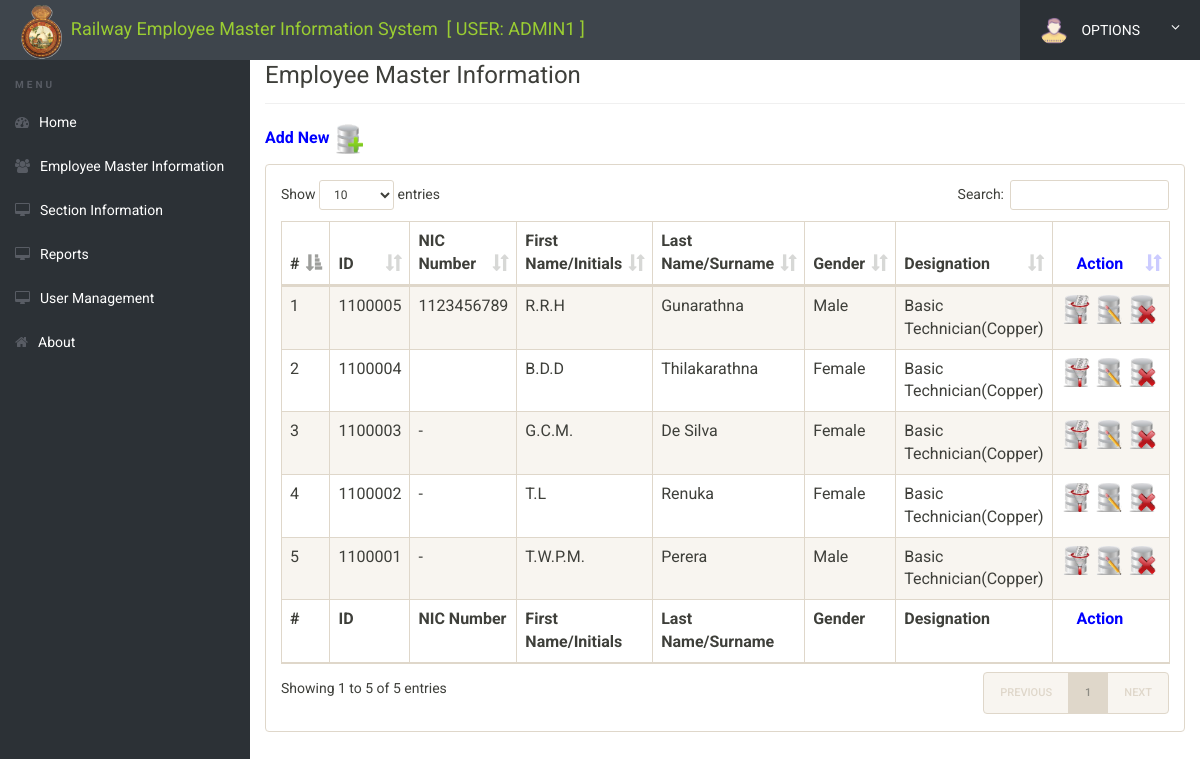
The page /manage-employee.php?id=1100005 (signed in) on the database as committed earlier.
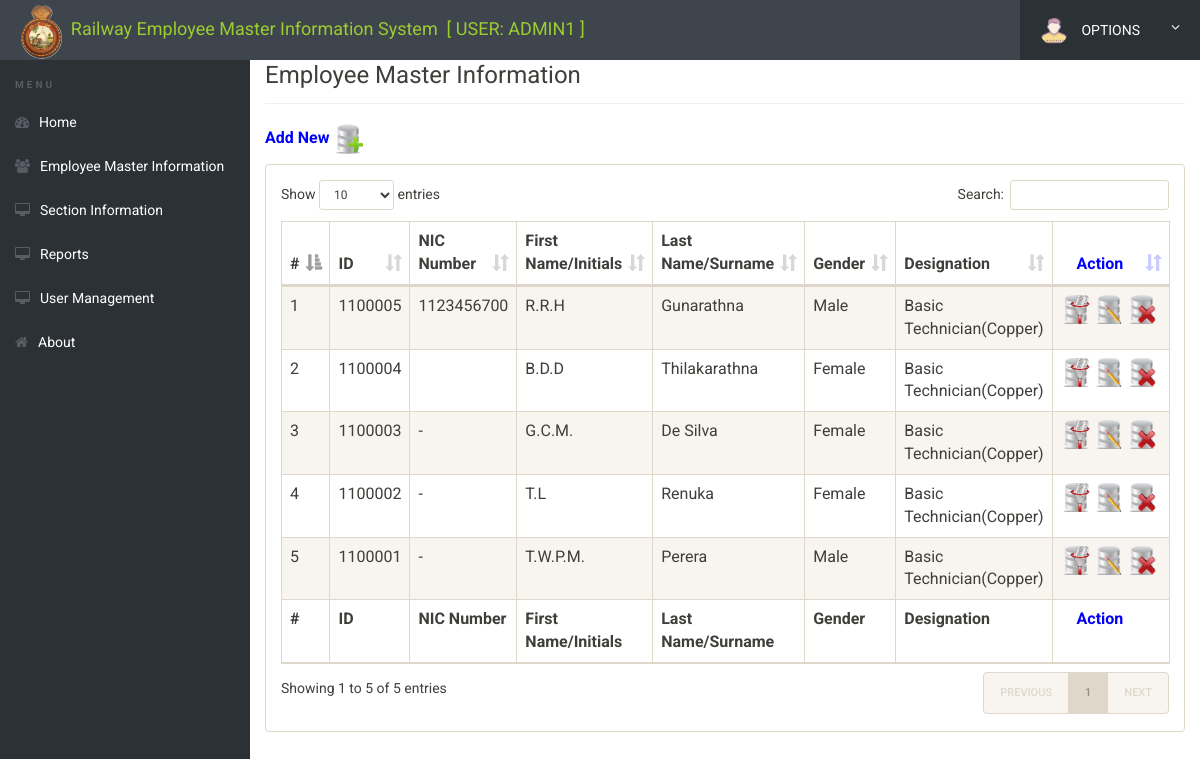
The same page on the database as committed later.
### tables this page shows
CREATE TABLE `employee` (
  `Id` int(11) NOT NULL AUTO_INCREMENT,
  `NICNumber` varchar(100) NOT NULL DEFAULT '0',
  `FirstName` varchar(100) NOT NULL,
  `LastName` varchar(100) NOT NULL,
  `address` varchar(100) DEFAULT NULL,
  `DateOfBirth` date NOT NULL,
  `GenderId` int(11) NOT NULL,
  `SubDepartmentId` int(11) NOT NULL,
  `SectionId` int(11) NOT NULL,
  `DesignationId` int(11) NOT NULL,
  `CabinetOfficeId` int(11) NOT NULL,
  `DesignationTypeId` int(11) NOT NULL,
  `ServiceLevelId` int(11) NOT NULL,
  `ServiceCategoryId` int(11) NOT NULL,
  `ClassGradeId` int(11) NOT NULL,
  `AppointmentDate` date NOT NULL,
  `AppointmentDateToSLR` date NOT NULL,
  `RetirementDate` date NOT NULL,
  `SalaryStructureId` int(11) NOT NULL,
  `EmployeeStatusId` int(11) NOT NULL,
  `ComputerNo` varchar(100) DEFAULT '0',
  `IsDeleted` tinyint(1) NOT NULL DEFAULT '0',
  `CreatedBy` varchar(100) NOT NULL,
  `CreatedTime` timestamp NOT NULL,
  `UpdatedBy` varchar(100) DEFAULT NULL,
  `UpdatedTime` timestamp NULL DEFAULT NULL,
  `DeletedBy` varchar(100) DEFAULT NULL,
  `DeletedTime` timestamp NULL DEFAULT NULL,
  PRIMARY KEY (`Id`),
  KEY `SubDepartmentId` (`SubDepartmentId`),
  KEY `DesignationId` (`DesignationId`),
  KEY `CabinetOfficeId` (`CabinetOfficeId`),
  KEY `ServiceCategoryId` (`ServiceCategoryId`),
  KEY `ServiceLevelId` (`ServiceLevelId`),
  KEY `ClassGradeId` (`ClassGradeId`),
  KEY `SalaryStructureId` (`SalaryStructureId`),
  KEY `EmployeeStatusId` (`EmployeeStatusId`),
  KEY `DesignationTypeId` (`DesignationTypeId`),
  KEY `GenderId` (`GenderId`),
  KEY `SectionId` (`SectionId`),
  CONSTRAINT `employee_ibfk_1` FOREIGN KEY (`SubDepartmentId`) REFERENCES `subdepartment` (`Id`),
  CONSTRAINT `employee_ibfk_10` FOREIGN KEY (`GenderId`) REFERENCES `gender` (`Id`),
  CONSTRAINT `employee_ibfk_11` FOREIGN KEY (`SectionId`) REFERENCES `section` (`Id`),
  CONSTRAINT `employee_ibfk_2` FOREIGN KEY (`DesignationId`) REFERENCES `designation` (`Id`),
  CONSTRAINT `employee_ibfk_3` FOREIGN KEY (`CabinetOfficeId`) REFERENCES `cabinetoffice` (`Id`),
  CONSTRAINT `employee_ibfk_4` FOREIGN KEY (`ServiceCategoryId`) REFERENCES `servicecategory` (`Id`),
  CONSTRAINT `employee_ibfk_5` FOREIGN KEY (`ServiceLevelId`) REFERENCES `servicelevel` (`Id`),
  CONSTRAINT `employee_ibfk_6` FOREIGN KEY (`ClassGradeId`) REFERENCES `classgrade` (`Id`),
  CONSTRAINT `employee_ibfk_7` FOREIGN KEY (`SalaryStructureId`) REFERENCES `salarystructure` (`Id`),
  CONSTRAINT `employee_ibfk_8` FOREIGN KEY (`EmployeeStatusId`) REFERENCES `employeestatus` (`Id`),
  CONSTRAINT `employee_ibfk_9` FOREIGN KEY (`DesignationTypeId`) REFERENCES `designationtype` (`Id`)
);

### manage-employee.php (the view, shortened to what this page needs)
<?php
include('includes/config.php');
?>
<!doctype html>
<html lang="en" class="no-js">
    <head>
        <link rel="stylesheet" href="css/font-awesome.min.css">
        <link rel="stylesheet" href="css/bootstrap.min.css">
        <link rel="stylesheet" href="css/dataTables.bootstrap.min.css">
        <link rel="stylesheet" href="css/bootstrap-social.css">
        <link rel="stylesheet" href="css/bootstrap-select.css">
        <link rel="stylesheet" href="css/fileinput.min.css">
        <link rel="stylesheet" href="css/awesome-bootstrap-checkbox.css">
        <link rel="stylesheet" href="css/style.css">
    </head>
    <body>
        <?php include('includes/header.php'); ?>
        <div class="ts-main-content">
            <?php include('includes/sidebar.php'); ?>
            <div class="content-wrapper">
                <div class="container-fluid">
                    <div class="row">
                        <div class="col-md-12">
                            <h3 class="page-title" style="margin-top:4%;">Employee Master Information</h3>
                            <h5 style=" font-weight: bold; color: blue; font-size: medium">Add New&nbsp;<a href="add-employee.php"><img title ="New Employee" src= "img/add.png" width="30"></a></h5>
                            <div class="panel panel-default">
                                <div class="panel-body">
                                    <table id="zctb" class="display table table-striped table-bordered table-hover" cellspacing="0" width="100%">
                                        <thead>
                                            <tr>
                                                <th>#</th>
                                                <th>ID</th>
                                                <th>NIC Number</th>
                                                <th>First Name/Initials</th>
                                                <th>Last Name/Surname</th>
                                                <th>Gender</th>
                                                <th>Designation</th>
                                                <th style="color: blue;">&nbsp;&nbsp;&nbsp;&nbsp;Action&nbsp;&nbsp;&nbsp;&nbsp;</th>
                                            </tr>
                                        </thead>
                                        <tfoot>
                                            <tr>
                                                <th>#</th>
                                                <th>ID</th>
                                                <th>NIC Number</th>
                                                <th>First Name/Initials</th>
                                                <th>Last Name/Surname</th>
                                                <th>Gender</th>
                                                <th>Designation</th>
                                                <th style="color: blue;">&nbsp;&nbsp;&nbsp;&nbsp;Action&nbsp;&nbsp;&nbsp;&nbsp;</th>
                                            </tr>
                                        </tfoot>
                                        <tbody>
                                            <?php
                                            $un = $_SESSION['LogUserName'];
                                            $ret = "select * from employeesearchview where CreatedBy=? ";
                                            $stmt = $DbConnect->prepare($ret);
                                            $stmt->bind_param('s', $un);
                                            $stmt->execute();
                                            $res = $stmt->get_result();
                                            $cnt = 1;
                                            while ($row = $res->fetch_object()) {
                                                ?>
                                                <tr>
                                                    <td><?php echo $cnt; ?></td>
                                                    <td><?php echo $row->Id; ?></td>
                                                    <td><?php echo $row->NICNumber; ?></td>
                                                    <td><?php echo $row->FirstName; ?></td>
                                                    <td><?php echo $row->LastName; ?></td>
                                                    <td><?php echo $row->GenderName; ?></td>
                                                    <td><?php echo $row->DesignationName; ?></td>
                                                    <td>
                                                        <a href="employee-details.php?id=<?php echo $row->Id; ?>"><img title ="View Employee" src= "img/view.png" width="29"></a>
                                                        <a href="edit-employee.php?id=<?php echo $row->Id; ?>"><img title ="Edit Employee" src= "img/edit.png" width="29"></a>
                                                        <a href="manage-employee.php?id=<?php echo $row->Id; ?>"><img title ="Delete Employee" onclick="return confirm('Do you want to delete the record, Are you sure?');" src= "img/delete.png" width="29"></a>
                                                    </td>
                                                </tr>
                                                <?php
                                                $cnt = $cnt + 1;
                                            }
                                            ?>
                                        </tbody>
                                    </table>
                                </div>
                            </div>
                        </div>
                    </div>
                </div>
            </div>
        </div>
    </body>
</html>

### includes/header.php (shortened to what this page needs)
<?php
$un = $_SESSION['LogUserName'];
?>
<div class="brand clearfix">
    <a href="dashboard.php" class="label" style="font-size: large; color: yellowgreen; font-weight: normal"><img src="img/slr.gif" class="ts-avatar hidden-side" width="60" height="60" alt="R E M I S">Railway Employee Master Information System&nbsp;&nbsp;[ USER:&nbsp;<?php echo strtoupper($un) ?>&nbsp;]</a>
    <ul class="ts-profile-nav">
        <li class="ts-account">
            <a href=""><img src="img/avatar.png" class="ts-avatar hidden-side" alt="">&nbsp;OPTIONS&nbsp;<i class="fa fa-angle-down hidden-side"></i></a>
        </li>
    </ul>
</div>

### includes/sidebar.php
<nav class="ts-sidebar">
    <ul class="ts-sidebar-menu">
        <li class="ts-label">MENU</li>
        <li><a href="dashboard.php"><i class="fa fa-dashboard"></i>Home</a></li>
        <li><a href="manage-employee.php"><i class="fa fa-users"></i>Employee Master Information</a></li>
        <li><a href="about.php"><i class="fa fa-desktop"></i>Section Information</a></li>
        <li><a href="dashboard-rep.php"><i class="fa fa-desktop"></i>Reports</a></li>
        <li><a href="dashboard-usr.php"><i class="fa fa-desktop"></i>User Management</a></li>
        <li><a href="about.php"><i class="fa fa-home"></i>About</a></li>
    </ul>
</nav>

### css/style.css (style rules this page uses)
html { font-size: 14px; }
@media only screen and (min-width: 480px) { html { font-size: 17px; } }
@media only screen and (min-width: 768px) { html { font-size: 14px; } }
body { font-size: 1em; }
a { color: #37a6c4; }
.panel { overflow: hidden; }
ul, li { margin: 0; padding: 0; list-style: none; }
.page-title { padding-bottom: 15px; margin-bottom: 20px; border-bottom: 1px solid #f0f0f0; }
.brand { background: #3e454c; position: relative; z-index: 3; position: fixed; width: 100%; top: 0; }
.brand .ts-profile-nav { float: right; display: none; }
.brand .ts-profile-nav li { float: left; position: relative; }
.brand .ts-profile-nav li a { display: block; padding: 20px; color: #fff; }
.brand .ts-profile-nav .ts-account .fa-angle-down { float: right; }
.brand .ts-profile-nav .ts-account > a { width: 180px; background: #2c3136; }
.brand .ts-profile-nav .ts-account .ts-avatar { border-radius: 50%; height: 28px; margin: -10px 0; margin-right: 10px; }
@media only screen and (min-width: 992px) { .brand .ts-profile-nav { display: block; } }
.ts-sidebar { background: #2c3136; max-height: 0; transition: max-height 0.3s; overflow: hidden; position: fixed; z-index: 2; width: 100%; bottom: 0; top: 60px; overflow-y: auto; }
@media only screen and (min-width: 992px) { .ts-sidebar { max-height: 100%; bottom: 0; } }
.ts-sidebar-menu .ts-label { color: #585c64; font-weight: bold; padding: 8px 15px; text-transform: uppercase; font-size: 10px; letter-spacing: 3px; margin-top: 10px; }
.ts-sidebar-menu a { display: block; text-decoration: none; padding: 12px 15px; color: #fff; }
.ts-sidebar-menu li { position: relative; }
.ts-sidebar-menu li i { color: #585c64; margin-right: 10px; }
.ts-main-content .content-wrapper { padding-top: 15px; margin-top: 10px; }
@media only screen and (min-width: 992px) { .ts-main-content .ts-sidebar { width: 250px; float: left; } }
@media only screen and (min-width: 992px) { .ts-main-content .content-wrapper { margin-left: 250px; } }

Rows that differ between the two databases and show on the page:
changed employee "Gunarathna": NICNumber "1123456789" → "1123456700"
